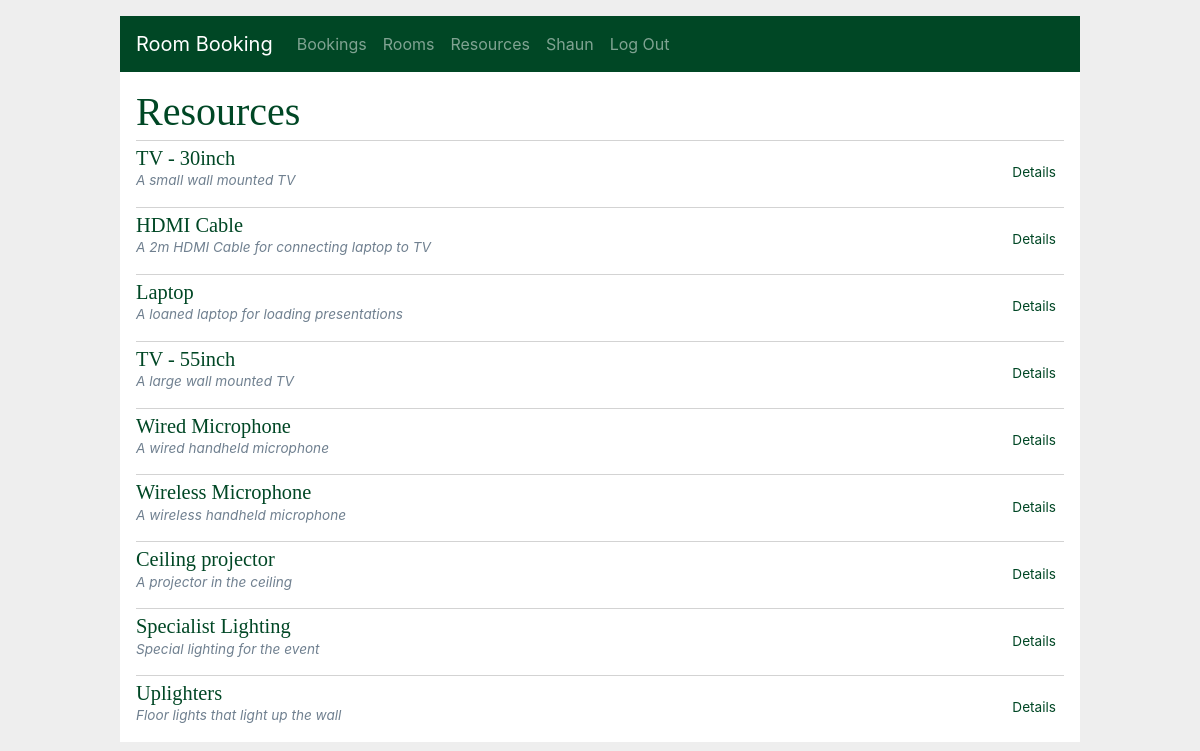
Page /resources/ (signed in) on the committed database.
### app/models/user.py (models this page shows, shortened)
class User(db.Model):
    __tablename__ = "users"
    id = db.Column(db.Integer, primary_key=True, autoincrement=True, nullable=False)
    email = db.Column(db.String(150), unique=True, nullable=False)
    password = db.Column(db.Text, nullable=False)
    firstname = db.Column(db.String(150), nullable=False)
    lastname = db.Column(db.String(150), nullable=False)
    created = db.Column(db.DateTime, default=datetime.datetime.now(), nullable=False)
    role = db.Column(db.String(150), default='user', nullable=False)
    bookings = db.relationship('Booking', back_populates="creator", cascade='all, delete, delete-orphan')

### app/models/resource.py (models this page shows, shortened)
class Resource(db.Model):
    __tablename__ = 'resources'
    id = db.Column(db.Integer, primary_key=True, autoincrement=True, nullable=False)
    name = db.Column(db.String(150), unique=True, nullable=False)
    description = db.Column(db.String, nullable=False)
    room_resources = db.relationship('RoomResource', back_populates="resource", cascade='all, delete, delete-orphan')

### app/resources/routes.py (the view)
@bp.route('/')
@login_required
def index():
    resources = Resource.query.all()
    return render_template('resources/index.html', resources=resources)

### app/main/routes.py (called while the page is built)
@bp.before_app_request
def load_logged_in_user():
    user_id = session.get('user_id')
    if user_id is None:
        g.user = None
    else:
        g.user = User.query.filter_by(
                id=user_id).first()

def login_required(view):
    @functools.wraps(view)
    def wrapped_view(**kwargs):
        if g.user is None:
            return redirect(url_for('main.login'))
        return view(**kwargs)
    return wrapped_view

### app/templates/resources/index.html (shortened to what this page needs)
{% extends 'base.html' %}
{% block header %}
  <h1>{% block title %}Resources{% endblock %}</h1>
{% endblock %}
{% block content %}
  {% for resource in resources %}
    <article class="booking">
      <header>
        <div>
          <a href="{{ url_for('resources.details', id=resource['id']) }}"><h1>{{ resource['name'] }}</h1></a>
          <div class="about"> {{ resource['description'] }}</div>
        </div>
        <div>
          <a class="action" href="{{ url_for('resources.details', id=resource['id']) }}">Details</a>
        </div>
      </header>
    </article>
    {% if not loop.last %}
      <hr style="margin-bottom: 0">
    {% endif %}
  {% endfor %}
{% endblock %}

### app/templates/base.html (shortened to what this page needs)
<!doctype html>
<html lang="en">
  <head>
    <link rel="stylesheet" href="https://stackpath.bootstrapcdn.com/bootstrap/4.3.1/css/bootstrap.min.css">
    <link rel="stylesheet" href="{{ url_for('static', filename='style.css') }}">
  </head>
  <body>
    <nav class="navbar navbar-expand-lg navbar-dark">
      <a class="navbar-brand" href="{{ url_for('main.index') }}">Room Booking</a>
      <div class="collapse navbar-collapse" id="navbarNav">
        <ul class="navbar-nav">
          {% if g.user %}
            <li class="nav-item"><a class="nav-link" href="{{ url_for('bookings.index') }}">Bookings</a>
            <li class="nav-item"><a class="nav-link" href="{{ url_for('rooms.index') }}">Rooms</a>
            <li class="nav-item"><a class="nav-link" href="{{ url_for('resources.index') }}">Resources</a>
            <li class="nav-item current-user"><a class="nav-link" href="{{ url_for('main.account') }}">{{ g.user.firstname }}</a>
            <li class="nav-item nav-right"><a class="nav-link" href="{{ url_for('main.logout') }}">Log Out</a>
          {% else %}
            <li class="nav-item"><a class="nav-link" href="{{ url_for('main.register') }}">Register</a>
            <li class="nav-item"><a class="nav-link" href="{{ url_for('main.login') }}">Log In</a>
          {% endif %}
        </ul>
      </div>
    </nav>
    <section class="content">
      <header>
        {% block header %}{% endblock %}
      </header>
      {% block content %}
      {% endblock %}
    </section>
  </body>
</html>

### app/static/style.css (style rules this page uses)
html { font-family: Libre Baskerville, serif, Montserrat,sans-serif; background: #eee; padding: 1rem; }
body { max-width: 960px; margin: 0 auto; background: white; }
h1 { font-family: serif; color: #004725; margin: 1rem 0; }
a { color: #004725; }
hr { border: none; border-top: 1px solid lightgray; }
nav { background: #004725; display: flex; align-items: center; padding: 0 0.5rem; }
nav ul { display: flex; list-style: none; margin: 0; padding: 0; border: none; }
nav ul li a, nav ul li span, header .action { display: block; padding: 0.5rem; }
.booking > header { display: flex; align-items: flex-end; font-size: 0.85em; margin-top: 5px; }
.booking > header > div:first-of-type { flex: auto; }
.booking > header h1 { font-size: 1.5em; margin: 0; }
.booking .about { color: slategray; font-style: italic; }
.content { padding: 0 1rem 1rem; }
.content > header { border-bottom: 1px solid lightgray; display: flex; align-items: flex-end; }
.content > header h1 { flex: auto; margin: 1rem 0 0.25rem 0; }

### rows in the picture
User: user.firstname "Shaun"
Resource: name "TV - 30inch", description "A small wall mounted TV"
Resource: name "HDMI Cable", description "A 2m HDMI Cable for connecting laptop to TV"
Resource: name "Laptop", description "A loaned laptop for loading presentations"
Resource: name "TV - 55inch", description "A large wall mounted TV"
Resource: name "Wired Microphone", description "A wired handheld microphone"
Resource: name "Wireless Microphone", description "A wireless handheld microphone"
Resource: name "Ceiling projector", description "A projector in the ceiling"
Resource: name "Specialist Lighting", description "Special lighting for the event"
Resource: name "Uplighters", description "Floor lights that light up the wall"
